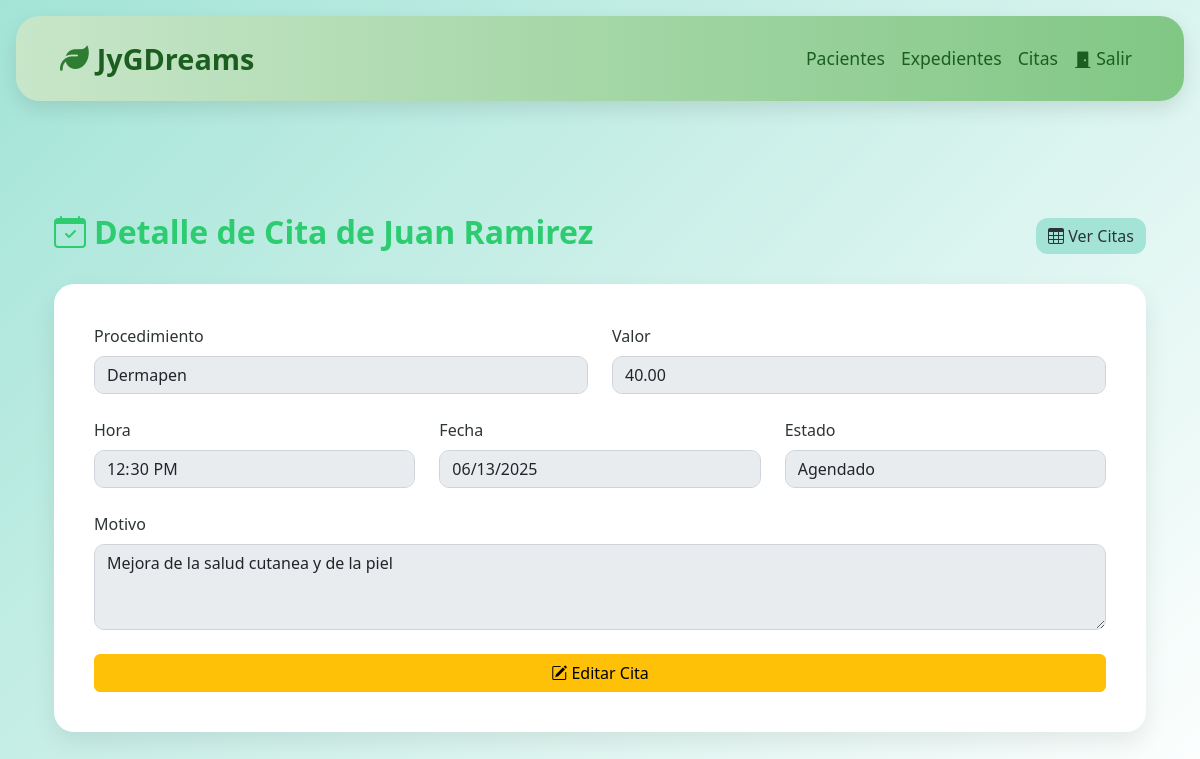
Page /detalle_cita/1/ on the committed database.
### JyGDreams/models.py (models this page shows, shortened)
class Cita(models.Model):
    ESTADO_CHOICES = [
        ('AGENDADO', 'Agendado'),
        ('REPROGRAMADO', 'Reprogramado'),
        ('REALIZADO', 'Realizado'),
        ('INASISTENCIA', 'Inasistencia'),  # Nueva opción agregada
    ]
    procedimientos = models.ManyToManyField('Procedimiento', through='CitaProcedimiento')
    paciente = models.ForeignKey(Paciente, on_delete=models.CASCADE)
    fecha = models.DateField()
    hora = models.TimeField()
    motivo_cita = models.CharField(max_length=100)
    estado = models.CharField(max_length=12, choices=ESTADO_CHOICES, default='AGENDADO')

class Paciente(models.Model):
    nombre = models.CharField(max_length=100)
    apellido = models.CharField(max_length=100)
    fecha_nacimiento = models.DateField()
    ocupacion = models.CharField(max_length=100)
    correo = models.EmailField()
    telefono = models.CharField(max_length=15)
    direccion = models.TextField()

class Procedimiento(models.Model):
    titulo = models.CharField(max_length=50)
    descripcion = models.CharField(max_length=100)
    duracion = models.CharField(max_length=50)
    costo = models.DecimalField(max_digits=10, decimal_places=2)

### JyGDreams/views.py (the view)
# urls.py: path('detalle_cita/<int:cita_id>/', views.detalle_cita, name='detalle_cita'),
def detalle_cita(request , cita_id):
    cita = get_object_or_404(Cita, id=cita_id)
    return render(request, 'detail_cita.html', {'cita': cita})

### JyGDreams/templates/detail_cita.html (shortened to what this page needs)
{% extends "layout.html" %}
{% load static %}
{% block extra_css %}
<link rel="stylesheet" href="{% static 'JyGDreams/add_cita.css' %}">
{% endblock %}
{% block content %}
<div class="container py-5">
  <div class="d-flex flex-column flex-md-row justify-content-between align-items-start align-items-md-center mb-4 gap-3">
    <h2><i class="bi bi-calendar-check me-2"></i>Detalle de Cita de {{ cita.paciente.nombre }} {{ cita.paciente.apellido }}</h2>
    <a href="{% url 'home_citas' cita.paciente.id %}" class="btn btn-primary">
      <i class="bi bi-table"></i> Ver Citas
    </a>
  </div>
  <div id="formDetalleCita" class="form-container">
    <form>
      {% for proc in cita.procedimientos.all %}
        <div class="row mb-4">
          <div class="col-md-6">
            <label class="form-label">{% if forloop.first %}Procedimiento{% else %}Segundo Procedimiento{% endif %}</label>
            <input type="text" class="form-control" value="{{ proc.titulo }}" disabled>
          </div>
          <div class="col-md-6">
            <label class="form-label">Valor</label>
            <input type="text" class="form-control" value="{{ proc.costo }}" disabled>
          </div>
        </div>
      {% endfor %}
      <div class="row mb-4">
        <div class="col-md-4">
          <label class="form-label">Hora</label>
          <input type="time" class="form-control" value="{{ cita.hora|time:'H:i' }}" disabled>
        </div>
        <div class="col-md-4">
          <label class="form-label">Fecha</label>
          <input type="date" class="form-control" value="{{ cita.fecha|date:'Y-m-d' }}" disabled>
        </div>
        <div class="col-md-4">
          <label class="form-label">Estado</label>
          <input type="text" class="form-control" value="{{ cita.get_estado_display }}" disabled>
        </div>
      </div>
      <div class="mb-4">
        <label class="form-label">Motivo</label>
        <textarea class="form-control" rows="3" disabled>{{ cita.motivo_cita }}</textarea>
      </div>
      <div class="d-grid">
        <a href="{% url 'editar_cita' cita.id %}" class="btn btn-warning">
          <i class="bi bi-pencil-square"></i> Editar Cita
        </a>
      </div>
    </form>
  </div>
</div>
{% endblock %}

### JyGDreams/static/JyGDreams/layout.css (style rules this page uses)
body { margin: 0; font-family: 'Segoe UI', sans-serif; background: #f1f8f5; }

### JyGDreams/static/JyGDreams/add_cita.css (style rules this page uses)
:root { --verde-esmeralda: #2ecc71; --verde-menta: #a3e4d7; --verde-esmeralda-oscuro: #27ae60; }
body { background: linear-gradient(135deg, var(--verde-menta), #ffffff); font-family: 'Segoe UI', sans-serif; }
.form-container { background: #fff; border-radius: 20px; padding: 40px; box-shadow: 0 10px 25px rgba(0, 0, 0, 0.08); }
.form-label { font-weight: 500; color: #2d3436; }
.form-control, .form-select { border-radius: 10px; border: 1px solid #ced4da; transition: border-color 0.3s ease; }
h2 { font-weight: 700; color: var(--verde-esmeralda); }
.btn-primary { background-color: var(--verde-menta); border: none; border-radius: 12px; color: #2d3436; font-weight: 500; }

### rows in the picture
Cita: paciente.nombre "Juan", paciente.apellido "Ramirez", hora "12:30", fecha "06/13/2025", estado "Agendado", motivo_cita "Mejora de la salud cutanea y de la piel"
Procedimiento: titulo "Dermapen", costo "40.00"
